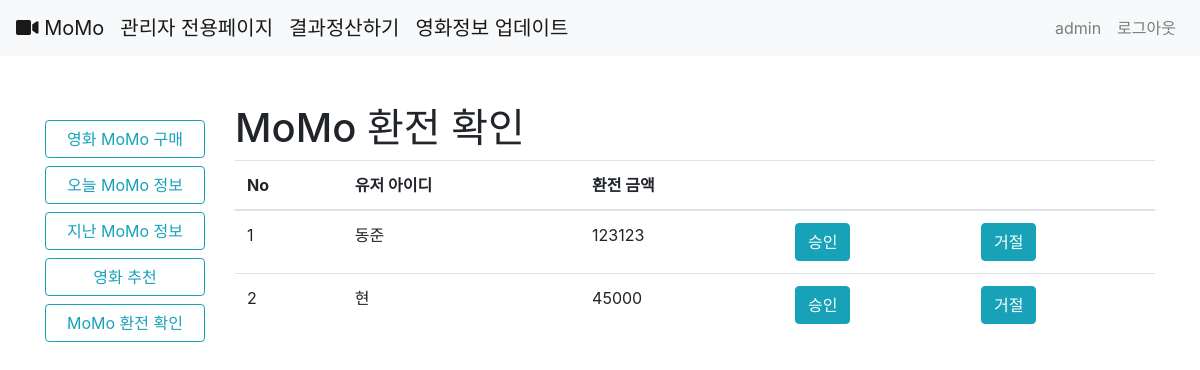
The app's page /accounts/money/1/1 (signed in), older data.
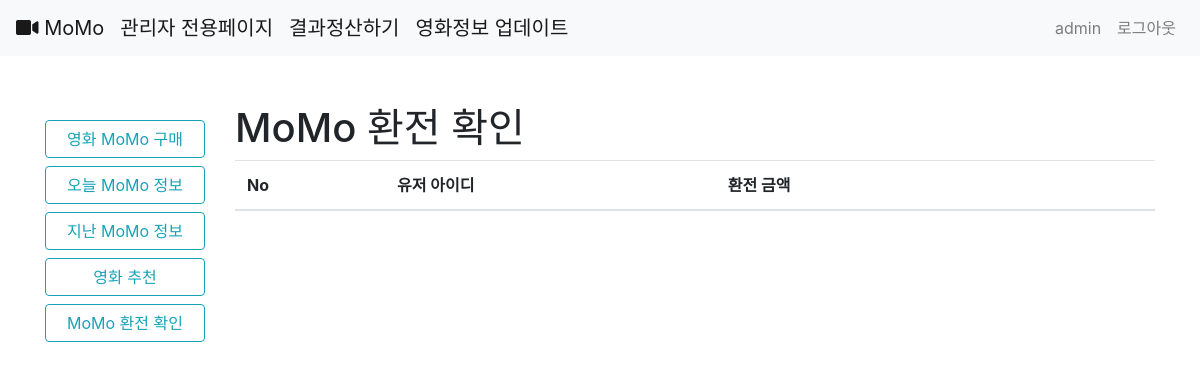
The same page, newer data.
### accounts/models.py (models this page shows, shortened)
class Money(models.Model):
    user = models.ForeignKey(settings.AUTH_USER_MODEL, on_delete = models.CASCADE)
    money = models.PositiveIntegerField(blank=False)
    status = models.TextField()
    date = models.DateField()
    check_date = models.DateField(null=True)

class User(AbstractUser):
    points = models.PositiveIntegerField(default=0)

### accounts/views.py (the view, shortened to what this page needs)
# urls.py: path('money/<int:flag>/<int:user_id>', views.money, name='money'),
def money(request, flag, user_id):
    message = 0
    profile = 0
    if flag == 1:
        form = Money.objects.filter(status='승인 대기중')
    else:
        form = MoneyCreationForm()
        user = get_object_or_404(get_user_model(), pk=user_id)
        profile = Profile.objects.get(user=user)
    context = {
        'form':form,
        'flag':flag,
        'message':message,
        'profile':profile
    }
    return render(request, 'accounts/money_form.html', context)

### accounts/templates/accounts/money_form.html (shortened to what this page needs)
{% extends 'base.html' %}
{% load bootstrap4 %}
{% block body %}
{% if flag == 1 %}
<h1 >MoMo 환전 확인</h1>
{% else %}
{% if flag == 2 %}
<h1>{{ user }}님 MoMo 충전</h1>
{% else %}
<h1>{{ user }}님 MoMo 환전 신청</h1>
{% endif %}
{% endif %}
{% if flag == 1 %}
<table class="table">
  <thead>
    <tr>
      <th scope="col">No</th>
      <th scope="col">유저 아이디</th>
      <th scope="col">환전 금액</th>
      <th scope="col"></th>
      <th scope="col"></th>
    </tr>
  </thead>
  <tbody>
    {% for i in form %}
    <tr>
      <td scope="row"></td>
      <td>{{ i.user }}</td>
      <td>{{ i.money }}</td>
      <td><a href="{% url 'accounts:check' 1 i.id %}"><button class="btn btn-info">승인</button></a></td>
      <td><a href="{% url 'accounts:check' 0 i.id %}"><button class="btn btn-info">거절</button></a></td>
    </tr>
    {% endfor %}
  </tbody>
</table>
    {% endif %}
{% endblock %}

Row changes from the older to the newer data that the page shows:
removed Money: user "동준", money "123123"
removed Money: user "현", money "45000"
